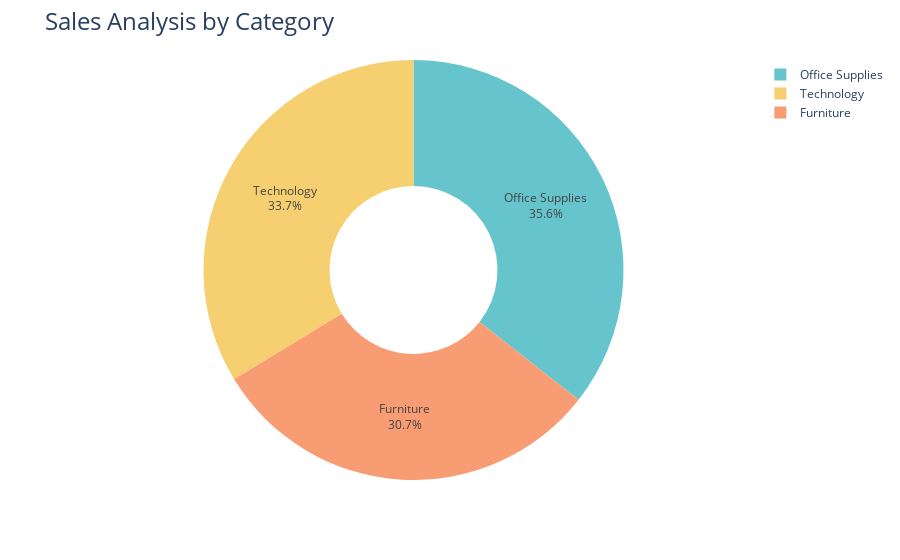

The code cell stored with this chart in its notebook:
### Code cell
fig =px.pie(sales_by_category , values = "Sales" , names = "Category" , hole = 0.4 , color_discrete_sequence = px.colors.qualitative.Pastel)
fig.update_traces(textposition = 'inside' , textinfo = 'percent+label')
fig.update_layout(title_text = 'Sales Analysis by Category' , title_font = dict(size=24))
fig.show()

### Figure 1 — Plotly figure (JSON) as saved in the notebook; plotly's stock layout.template omitted (floating-point values rounded to 4 significant figures)
{"data": [{"domain": {"x": [0, 1], "y": [0, 1]}, "hole": 0.4, "hovertemplate": "Category=%{label}<br>Sales=%{value}<extra></extra>", "labels": ["Furniture", "Office Supplies", "Technology"], "legendgroup": "", "name": "", "showlegend": true, "textinfo": "percent+label", "textposition": "inside", "type": "pie", "values": [2406000.0, 2790000.0, 2642000.0]}], "layout": {"legend": {"tracegroupgap": 0}, "margin": {"t": 60}, "piecolorway": ["rgb(102, 197, 204)", "rgb(246, 207, 113)", "rgb(248, 156, 116)", "rgb(220, 176, 242)", "rgb(135, 197, 95)", "rgb(158, 185, 243)", "rgb(254, 136, 177)", "rgb(201, 219, 116)", "rgb(139, 224, 164)", "rgb(180, 151, 231)", "rgb(179, 179, 179)"], "title": {"font": {"size": 24}, "text": "Sales Analysis by Category"}}}
